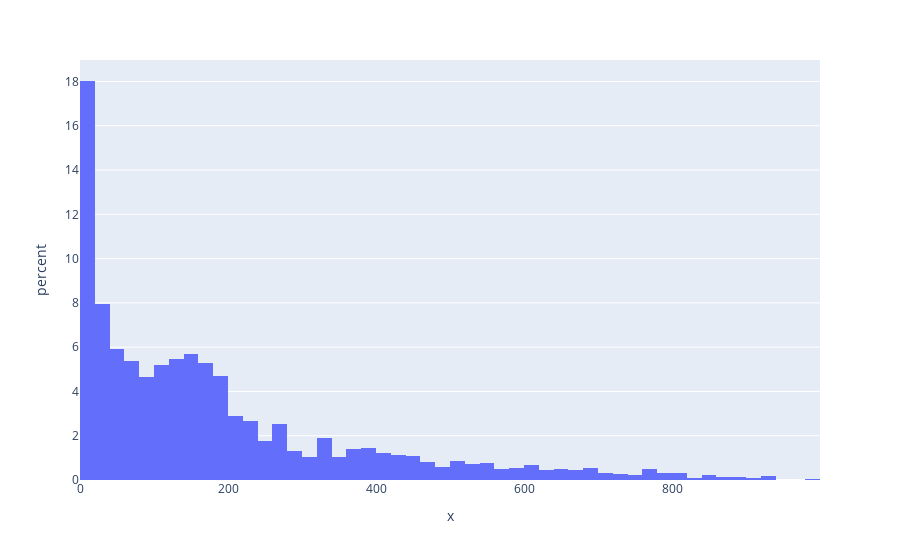

Notebook source saved alongside this figure:
### Markdown cell above
## How are minutes played distributed?

### Code cell
fig = px.histogram(x=playoffs_df['MIN'], histnorm='percent')
fig.show()

### Figure 1 — Plotly figure (JSON) as saved in the notebook; plotly's stock layout.template omitted (floating-point values rounded to 4 significant figures; data arrays with more than 128 entries replaced by an {"elided": "..."} marker saying what was removed)
{"data": [{"alignmentgroup": "True", "bingroup": "x", "histnorm": "percent", "hovertemplate": "x=%{x}<br>percent=%{y}<extra></extra>", "legendgroup": "", "marker": {"color": "#636efa", "pattern": {"shape": ""}}, "name": "", "offsetgroup": "", "orientation": "v", "showlegend": false, "type": "histogram", "x": {"elided": "2164 int values"}, "xaxis": "x", "yaxis": "y"}], "layout": {"autosize": true, "barmode": "relative", "legend": {"tracegroupgap": 0}, "margin": {"t": 60}, "xaxis": {"anchor": "y", "autorange": true, "domain": [0, 1], "range": [-0.5, 999.5], "title": {"text": "x"}, "type": "linear"}, "yaxis": {"anchor": "x", "autorange": true, "domain": [0, 1], "range": [0, 18.97], "title": {"text": "percent"}}}}
